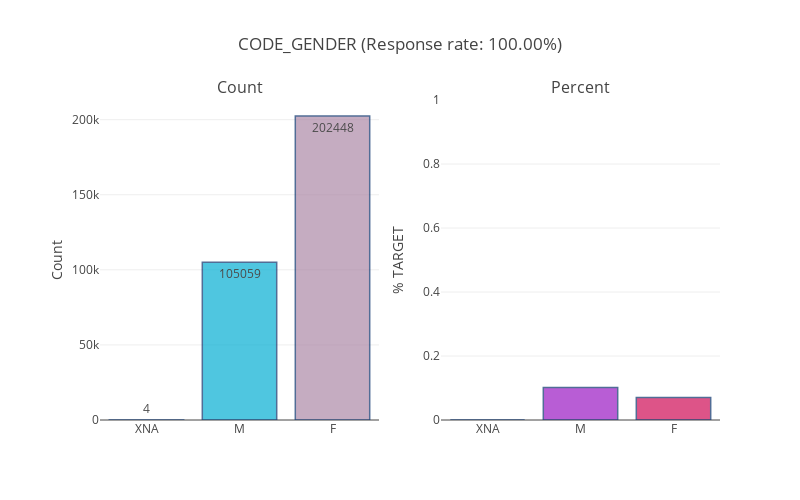

Notebook cell for this chart:
### Markdown cell above
### <a id='2_1_2'>2.1.2.  Gender of the client</a>

### Code cell
temp_col = features_dtype_object[1]
plot_count_percent_for_object(application_train, temp_col)

### Figure 1 — Plotly figure (JSON) as saved in the notebook; plotly's stock layout.template omitted (floating-point values rounded to 4 significant figures)
{"data": [{"marker": {"color": ["#C9D197", "#05AFD4", "#AD89A7", "#3F23C6", "#622A88", "#22097D", "#AED28C", "#6799A9", "#4AD267", "#EF8BF6", "#67CF26", "#0CE225", "#0892A5", "#EF5E64", "#AD6114", "#AD74B3", "#2D5EC2", "#EA9CDB", "#106546", "#29E7A4", "#8A6A7E", "#889802", "#B97D51", "#D8780C", "#750882", "#19DA38", "#0463F8", "#5A8B75", "#7DA2CF", "#4CAB84", "#AECEF6", "#AB860A", "#9B9CBE", "#E68748", "#56F104", "#058DA9", "#37853C", "#5C8554", "#5816DD", "#8B3621", "#CBF12F", "#437A5B", "#C1FD3E", "#857495", "#0DB3B3", "#787D40", "#401CFC", "#7B33C3", "#8D15B2", "#533B79", "#040C71", "#45087C", "#B612E7", "#F45AAB", "#5897F0", "#CB2523", "#C7D8F5", "#ECADAE", "#8CB8F5", "#383F16", "#378CB8", "#C53FF7", "#A24EB6", "#401C72", "#94A4FA", "#D9BF5E", "#928D20", "#3662FA", "#4C4F3A", "#80A5C1", "#58E6C9", "#E566BF", "#A5A753", "#67FF84", "#018BCA", "#34F7C0", "#FD9139", "#7A24A8", "#FB809D", "#9EBC69", "#3BB4C3", "#6044CB", "#AB04FA", "#D481CF", "#4AE2FD", "#DDFC73", "#D1306B", "#512FB8", "#70BBA5", "#FB7D6A", "#5C3E51", "#86474A", "#1E5975", "#BBB44D", "#5684D5", "#2F2B3F", "#82254F", "#DA38CC", "#D0BD71", "#644353"], "line": {"color": "rgb(8,48,107)", "width": 1.5}}, "name": "Percent", "opacity": 0.7, "orientation": "v", "text": [4, 105059, 202448], "textfont": {"color": "rgb(0, 0, 0)", "size": 12}, "textposition": "auto", "type": "bar", "x": ["XNA", "M", "F"], "xaxis": "x1", "y": [4, 105059, 202448], "yaxis": "y1"}, {"marker": {"color": ["#D66655", "#9B1AC4", "#CF0D57", "#714E7C", "#E43CD6", "#8E33BE", "#D8E88C", "#8386FC", "#F77C9A", "#99330D", "#21E8B0", "#F6E3E5", "#550BC0", "#80DAB2", "#D81156", "#A31800", "#08CDE1", "#E72BAB", "#0164DD", "#98C8FB", "#7F032F", "#4268EA", "#607A72", "#C29D7D", "#D48D70", "#5FEA55", "#63DEDB", "#B94999", "#9B970C", "#DFF20E", "#FD37F8", "#62971D", "#4F7C77", "#D9C092", "#746579", "#CFD18F", "#A706D9", "#0A343F", "#161409", "#14C672", "#449C0D", "#59FDCA", "#C5F290", "#C5A986", "#0D65D7", "#EDE489", "#AB991C", "#8A13C6", "#17B7CF", "#D57AF8", "#F82FC6", "#B358B6", "#A0DE92", "#D25351", "#DD4372", "#A5D12A", "#214484", "#CBFB6C", "#E3CB2D", "#CCF2DD", "#4A74D1", "#C19CD1", "#A1D159", "#2FF6D3", "#1C53E7", "#724CD3", "#20328F", "#613331", "#75D1C5", "#0E5339", "#587418", "#B714BD", "#2C5B43", "#0163C2", "#E3A969", "#B931AD", "#4E464E", "#81F352", "#B04BBA", "#8F2C0F", "#85C0B8", "#D0E63E", "#C48885", "#134A6A", "#FD6FF1", "#63D0A6", "#CA54E2", "#8E11ED", "#A31A2B", "#833C5E", "#8D61B3", "#58032F", "#92B7F4", "#CABA9E", "#C384E2", "#480C65", "#3BC79C", "#23DDFE", "#E4C039", "#071795"], "line": {"color": "rgb(8,48,107)", "width": 1.5}}, "opacity": 0.7, "orientation": "v", "text": [["XNA", 0], ["M", 0.1014], ["F", 0.06999]], "textfont": {"color": "rgb(0, 0, 0)", "size": 12}, "textposition": "auto", "type": "bar", "x": ["XNA", "M", "F"], "xaxis": "x2", "y": [0, 0.1014, 0.06999], "yaxis": "y2"}], "layout": {"annotations": [{"font": {"size": 16}, "showarrow": false, "text": "Count", "x": 0.225, "xanchor": "center", "xref": "paper", "y": 1, "yanchor": "bottom", "yref": "paper"}, {"font": {"size": 16}, "showarrow": false, "text": "Percent", "x": 0.775, "xanchor": "center", "xref": "paper", "y": 1, "yanchor": "bottom", "yref": "paper"}], "height": 500, "margin": {"l": 100}, "showlegend": false, "title": "CODE_GENDER (Response rate: 100.00%)", "width": 800, "xaxis1": {"anchor": "y1", "domain": [0, 0.45]}, "xaxis2": {"anchor": "y2", "domain": [0.55, 1]}, "yaxis1": {"anchor": "x1", "domain": [0, 1], "title": "Count"}, "yaxis2": {"anchor": "x2", "domain": [0, 1], "range": [0, 1], "title": "% TARGET"}}}
